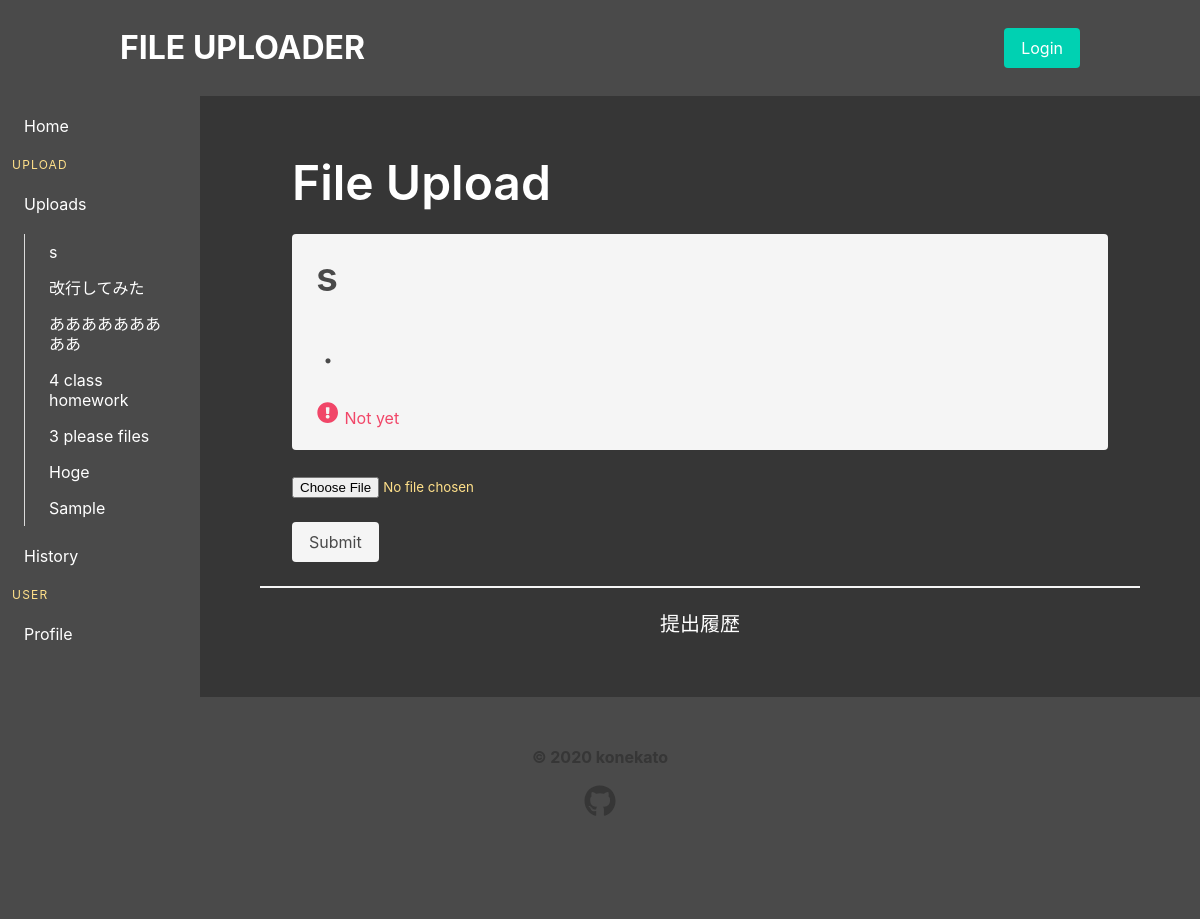
The app's page /uploads/7/ with its own data.
### app/models.py (models this page shows, shortened)
class UploadDetail(models.Model):
    title = models.CharField(max_length=50)
    text = models.TextField(null=True)
    created = models.DateTimeField(default=timezone.now)

### app/views.py (the view, shortened to what this page needs)
# urls.py: path('<int:detail_id>/', views.upload_file, name='upload_file'),
def upload_file(request, detail_id):
    user_id = request.user.id
    details = UploadDetail.objects.order_by('-id')
    detail = UploadDetail.objects.get(id=detail_id)
    form = UploadFileForm()
    uploaded_files = UploadFile.objects.filter(
        detail_id=detail_id, user_id=user_id).order_by('-id')
    return render(request, 'upload_file.html', context={
        'details': details,
        'detail': detail,
        'form': form,
        'uploaded_files': uploaded_files,
    })

### app/forms.py
class UploadFileForm(forms.ModelForm):
    class Meta:
        model = UploadFile
        fields = ('file', )

### templates/upload_file.html (shortened to what this page needs)
{% extends 'body_base.html' %}
{% block page_title %}File Upload{% endblock %}
{% block inner_content %}
<div class="notification">
    <h2 class="title is-2">{{ detail.title }}</h2>
    <br>
    <h3 class="subtitle is-4">{{ detail.text }}</h3>
    {% if uploaded_files %}
    <div class="has-text-info">
        <span class="icon">
            <i class="fas fa-lg fa-check-circle"></i>
        </span>
        Already submitted
    </div>
    {% else %}
    <div class="has-text-danger">
        <span class="icon">
            <i class="fas fa-lg fa-exclamation-circle"></i>
        </span>
        Not yet
    </div>
    {% endif %}
</div>
<form action="" method="POST" enctype="multipart/form-data" onSubmit="return check()">
    <p class="has-text-warning">{{ form.file }}</p>
    <br>
    <button type="submit" class="button is-light">Submit</button>
</form>
{% endblock %}
{% block outer_content %}
<hr>
<h3 class="subtitle has-text-white has-text-centered">提出履歴</h3>
{% endblock %}

### templates/body_base.html
{% extends 'base.html' %}
{% block body %}
<aside class="column is-2 is-fullheight menu has-background-grey-dark">
    <ul class="menu-list">
        <li>
            <a class="has-text-white" href="{% url 'home' %}" onmouseout="this.style.background=''" onmouseover="this.style.background='grey'">
                Home
            </a>
        </li>
    </ul>
    <p class="menu-label has-text-warning">
        Upload
    </p>
    <ul class="menu-list">
        <li>
            <a class="has-text-white" href="{% url 'app:upload_details' %}" onmouseout="this.style.background=''" onmouseover="this.style.background='grey'">Uploads</a>
            <ul>
                {% for detail in details %}
                <li>
                    <a class="has-text-white" href="{% url 'app:upload_file' detail.id %}" onmouseout="this.style.background=''" onmouseover="this.style.background='grey'">
                        {{ detail.title }}
                    </a>
                </li>
                {% endfor %}
            </ul>
            <a class="has-text-white" href="{% url 'app:upload_history' %}" onmouseout="this.style.background=''" onmouseover="this.style.background='grey'">
                History
            </a>
        </li>
    </ul>
    <p class="menu-label has-text-warning">
        User
    </p>
    <ul class="menu-list">
        <li>
            <a class="has-text-white" href="{% url 'profile' %}" onmouseout="this.style.background=''" onmouseover="this.style.background='grey'">
                Profile
            </a>
        </li>
    </ul>
</aside>
<div class="column is-10 has-background-dark">
    <section class="section">
        <div class="container is-fluid">
            <h1 class="title is-1 has-text-white">
                {% block page_title %}{% endblock %}
            </h1>
            {% block inner_content %}{% endblock %}
        </div>
        {% block outer_content %}{% endblock %}
    </section>
</div>
{% endblock %}

### records on screen
UploadDetail: title "s", text "・"
UploadDetail: title "改行してみた"
UploadDetail: title "あああああああああ"
UploadDetail: title "4 class homework"
UploadDetail: title "3 please files"
UploadDetail: title "Hoge"
UploadDetail: title "Sample"
